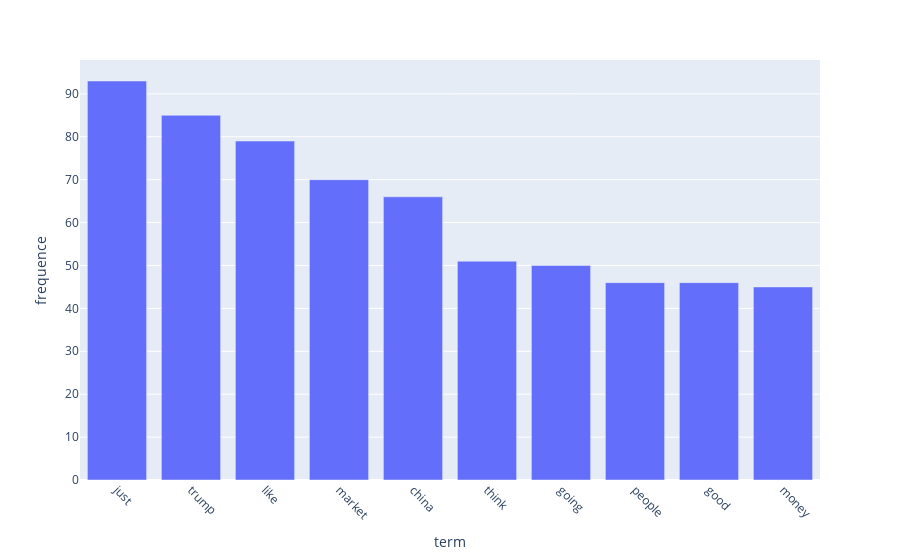

The code cell stored with this chart in its notebook:
### Code cell
term_frequencies = np.asarray(df_counts.sum(axis=0))[0]
top_idx=np.argsort(-term_frequencies )[:10]

draw_to=pd.DataFrame({"term":count_vect.get_feature_names_out()[top_idx],
                  "frequence":term_frequencies[top_idx]})
g=px.bar(draw_to,x="term",y="frequence")
g.update_traces(textposition="outside")
g.update_layout(xaxis_tickangle=45)
g.show()

### Figure 1 — Plotly figure (JSON) as saved in the notebook; plotly's stock layout.template omitted (floating-point values rounded to 4 significant figures)
{"data": [{"hovertemplate": "term=%{x}<br>frequence=%{y}<extra></extra>", "legendgroup": "", "marker": {"color": "#636efa", "pattern": {"shape": ""}}, "name": "", "orientation": "v", "showlegend": false, "textposition": "outside", "type": "bar", "x": ["just", "trump", "like", "market", "china", "think", "going", "people", "good", "money"], "xaxis": "x", "y": [93, 85, 79, 70, 66, 51, 50, 46, 46, 45], "yaxis": "y"}], "layout": {"barmode": "relative", "legend": {"tracegroupgap": 0}, "margin": {"t": 60}, "xaxis": {"anchor": "y", "domain": [0, 1], "tickangle": 45, "title": {"text": "term"}}, "yaxis": {"anchor": "x", "domain": [0, 1], "title": {"text": "frequence"}}}}
